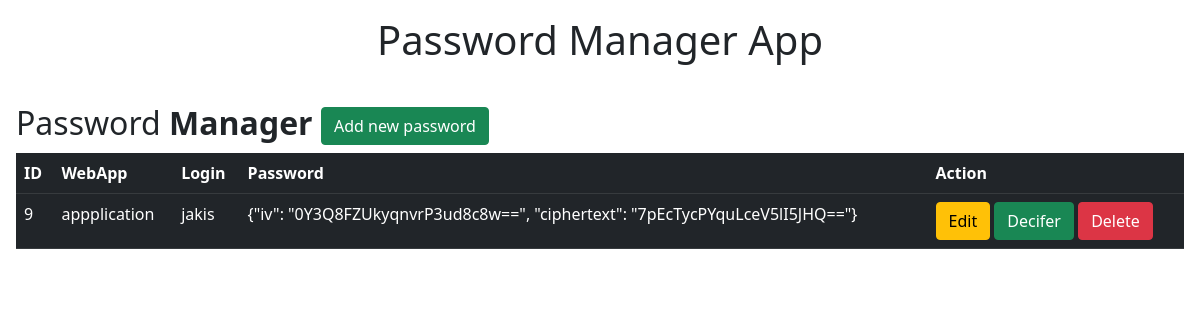
The page /dashboard (signed in) on the database as committed earlier.
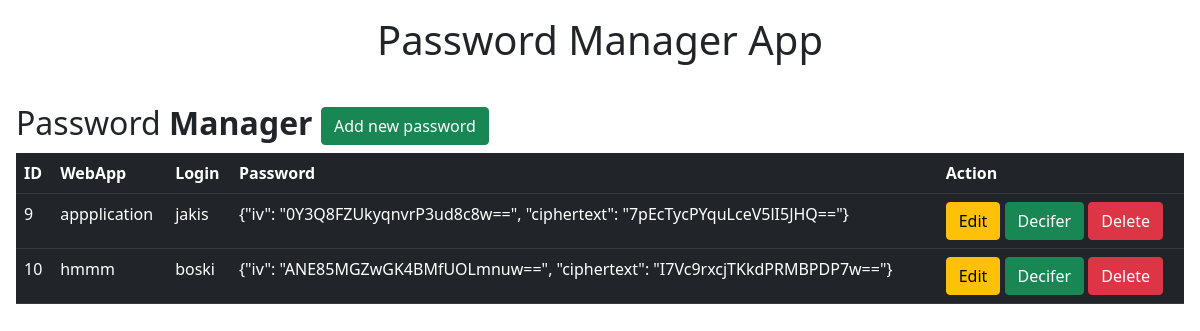
The same page on the database as committed later.
### app.py (models this page shows, shortened)
class PassManager(db.Model):
    id = db.Column(db.Integer, primary_key=True)
    appName = db.Column(db.String(15), unique=True)
    login = db.Column(db.String(50))
    password = db.Column(db.String(80))
    userId = db.Column(db.Integer, db.ForeignKey('user.id'), nullable=False)

### app.py (the view)
@app.route('/dashboard')
@login_required
def dashboard():
    user = User.query.filter_by(username=current_user.username).first()
    passwod_list = user.passManager
    visible_passwords_list = []
    for item in passwod_list:
        visible_passwords_list.append(
            {'id': item.id, 'appName': item.appName, 'login':  item.login,
             'password': item.password})
    return render_template('dashboard.html', visible_passwords_list = visible_passwords_list)

### app.py (called while the page is built)
@login_manager.user_loader
def load_user(user_id):
    return User.query.get(int(user_id))

### templates/dashboard.html (shortened to what this page needs)
{% extends 'base.html' %}
{% block body %}
    <div calss= "container">
        <div class="row">
            <div class="col md-12">
                <div class="jumbotron p-3">
                    <h2>Password<b> Manager</b> <button type=button" class="btn btn-success float-right" data-toggle="modal" data-target="#mymodal">Add new password</button></h2>
                    <table class="table table-hover table-dark">
                        <tr>
                            <th>ID</th>
                            <th>WebApp</th>
                            <th>Login</th>
                            <th>Password</th>
                            <th>Action</th>
                        </tr>
                        {% for row in visible_passwords_list %}
                        <tr>
                            <td>{{row.id}}</td>
                            <td>{{row.appName}}</td>
                            <td>{{row.login}}</td>
                            <td>{{row.password}}</td>
                            <td>
                                <a href="/update/{{ row.id }}" class="btn btn-warning btn-xs" data-toggle="modal" data-target="#modaledit{{ row.id }}">Edit</a>
                                <a href="/deciferpass/{{ row.id }}" class="btn btn-success btn-xs" data-toggle="modal" data-target="#deciferpass{{ row.id }}">Decifer</a>
                                <a href="/delete/{{row.id}}" class="btn btn-danger btn-xs" onclick="return confirm('Are You Sure To Delete?')">Delete</a>
                            </td>
                        </tr>
                        {% endfor %}
                    </table>
                </div>
            </div>
        </div>
    </div>
{% endblock %}

### templates/base.html (shortened to what this page needs)
<!DOCTYPE html>
<html lang="en">
<head>
    <link href="{{ url_for('static',filename = 'css/bootstrap.min.css') }}" rel = "stylesheet"/>
</head>
<body>
{% block body %} {% endblock %}
</body>
</html>

### templates/header.html (shortened to what this page needs)
{% extends 'base.html' %}
{% block body %}
<div class="jumbotron p-3 ">
    <div class="well text-center">
        <h1>Password Manager App</h1>
    </div>
</div>
{% endblock %}

Rows that differ between the two databases and show on the page:
added PassManager: id "10", appName "hmmm", login "boski", password "{\"iv\": \"ANE85MGZwGK4BMfUOLmnuw==\", \"ciphertext\": \"I7Vc9rxcjTKkdPRMBPDP7w==\"}"
